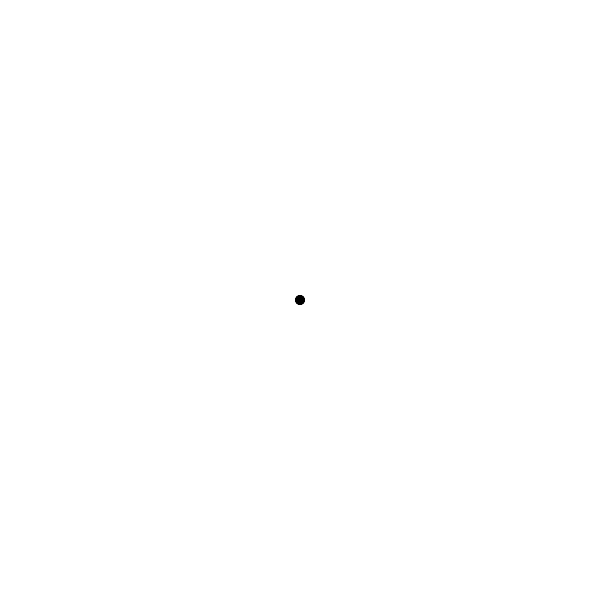
Frame 1 (no input)
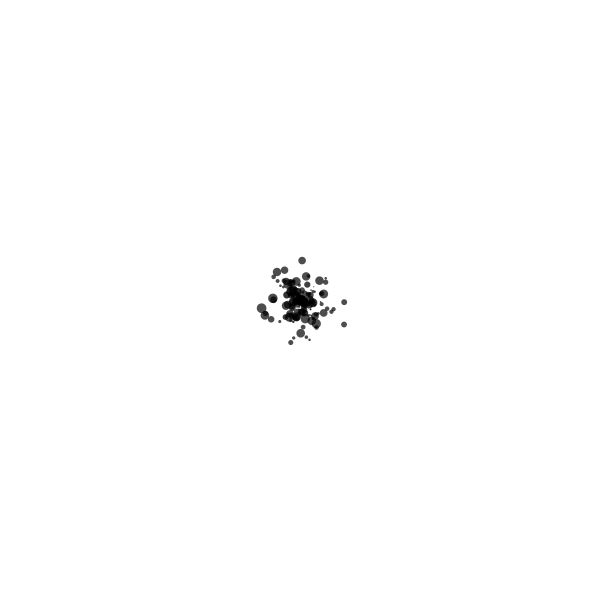
Frame 60 (the mouse pressed at the canvas centre just before this capture)
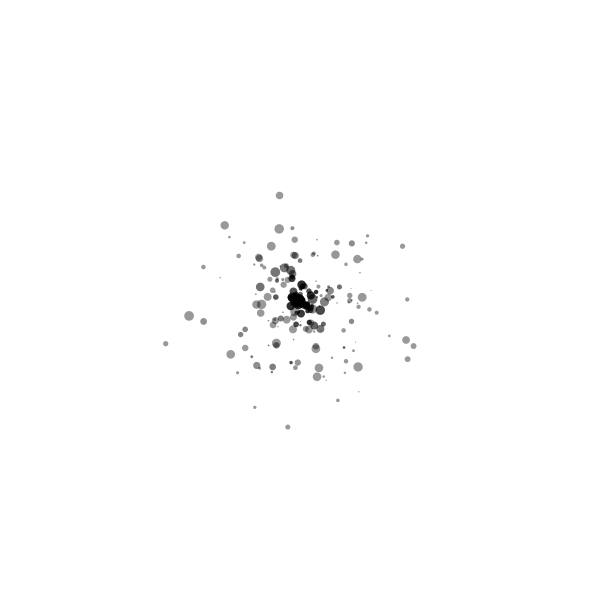
Frame 120 (the mouse held since frame 60 and released just before this capture)

The Processing sketch that drew these frames (run headless with seeded random() and noise(); from frame 60 on, the mouse is pressed at the canvas centre):

// Processing sketch: particle_arraylist_plus
// ── particle_arraylist_plus.pde
// クラスを使って、ランダムウォークする粒が湧き出す

// 粒を表現するクラス Particle を定義
class Particle {
  // 粒のもつデータ
  // 粒は x, y, vx, vy をもつ
  float x;
  float y;
  float vx;
  float vy;
  
  // 寿命
  float life;
  // サイズ
  float sz;
}

// Particle の可変長配列
ArrayList<Particle> ps;

void setup() {
  size(600, 600);
  fill(0);
  noStroke();

  // 配列を初期化（可変長なので配列の個数は指定しなくてよい）
  ps = new ArrayList<Particle>();

  for (int i = 0; i < 100; i++) {
    // 粒の実体を生成
    Particle p = new Particle();

    // 粒のデータを初期化
    p.x = 300;
    p.y = 300;
    p.vx = 0;
    p.vy = 0;
    p.life = 1;
    p.sz = random(1, 10);
    
    // 生成・初期化した粒を可変長配列に追加
    ps.add(p);
  }
}

void draw() {
  background(255);
  
  // 自然に湧き出す
  Particle p = new Particle();
  p.x = 300;
  p.y = 300;
  p.vx = 0;
  p.vy = 0;
  p.life = 1;
  p.sz = random(1, 10);
  ps.add(p);
  
  for (int i = 0; i < ps.size(); i++) {
    // i 番目の粒を取得
    Particle pi = ps.get(i);
    
    // i 番目の粒を動かす
    pi.x += pi.vx;
    pi.y += pi.vy;
    
    // 寿命を減らす
    pi.life -= 0.005;
    
    pi.vx += random(-0.1, +0.1);
    pi.vy += random(-0.1, +0.1);
    
    float al = map(pi.life, 1, 0, 255, 0);
    fill(0, al);
    ellipse(pi.x, pi.y, pi.sz, pi.sz);
  }

  // 不要になった＝寿命の尽きた粒を削除
  for (int i = ps.size() - 1; i >= 0; i--) {
    Particle pi = ps.get(i);
    if (pi.life <= 0) {
      ps.remove(i);
    }
  }
}
